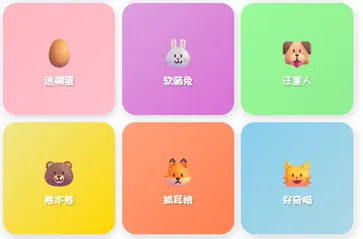
#> input picture Games/assets/img/2024.webp, 363 x 239 px; its folder holds 4 pictures in this run
$ python resize_images.py
#> lines starting #> are read from the running program, lines starting #| are printed output that depends on the picture
"""
图片优化工具
支持：缩放、WebP转换、PNG优化压缩、颜色深度减少、元数据清除
"""

import os
from PIL import Image
import io


def optimize_image(img, output_format='WEBP', quality=80, scale_factor=1.0,
                   reduce_colors=False, color_count=256, remove_metadata=True):
    """
    优化图片

    Args:
        img: PIL Image对象
        output_format: 输出格式 ('WEBP', 'PNG', 'JPEG')
        quality: 质量参数 (1-100)
        scale_factor: 缩放因子
        reduce_colors: 是否减少颜色深度
        color_count: 目标颜色数 (仅PNG有效)
        remove_metadata: 是否移除元数据

    Returns:
        优化后的Image对象和保存参数
    """
    # 1. 缩放处理
    if scale_factor != 1.0:
        original_width, original_height = img.size
        new_width = max(1, int(original_width * scale_factor))
        new_height = max(1, int(original_height * scale_factor))
        img = img.resize((new_width, new_height), Image.LANCZOS)

    # 2. 移除元数据（创建新图像复制像素数据）
    if remove_metadata:
        # 根据模式创建新图像
        if img.mode in ('RGBA', 'LA') or (img.mode == 'P' and 'transparency' in img.info):
            clean_img = Image.new(img.mode, img.size)
        else:
            clean_img = Image.new('RGB' if img.mode != 'L' else 'L', img.size)
        clean_img.paste(img)
        img = clean_img

    # 3. 减少颜色深度（仅对PNG有效）
    if reduce_colors and output_format == 'PNG':
        if img.mode != 'P':
            img = img.convert('P', palette=Image.ADAPTIVE, colors=color_count)
        else:
            img = img.quantize(colors=color_count, method=2)

    return img


def save_optimized_image(img, filepath, output_format='WEBP', quality=80):
    """
    保存优化后的图片

    Args:
        img: PIL Image对象
        filepath: 保存路径
        output_format: 输出格式
        quality: 质量参数

    Returns:
        文件大小（字节）
    """
    save_kwargs = {}

    if output_format == 'WEBP':
        save_kwargs = {'format': 'WEBP', 'quality': quality, 'method': 6}
        # 如果原图有透明通道，保留透明度
        if img.mode in ('RGBA', 'LA'):
            save_kwargs['lossless'] = False
    elif output_format == 'PNG':
        save_kwargs = {'format': 'PNG', 'optimize': True}
    elif output_format == 'JPEG':
        save_kwargs = {'format': 'JPEG', 'quality': quality, 'optimize': True}
        # JPEG不支持透明，转换为RGB
        if img.mode in ('RGBA', 'LA', 'P'):
            background = Image.new('RGB', img.size, (255, 255, 255))
            if img.mode == 'P':
                img = img.convert('RGBA')
            background.paste(img, mask=img.split()[-1] if img.mode in ('RGBA', 'LA') else None)
            img = background

    img.save(filepath, **save_kwargs)
    return os.path.getsize(filepath)


def process_images(directory, scale_factor=0.6, output_format='WEBP', quality=80,
                   reduce_colors=False, color_count=256, remove_metadata=True):
    """
    批量处理目录下的图片

    Args:
        directory: 图片目录
        scale_factor: 缩放因子 (0-1)
        output_format: 输出格式 ('WEBP', 'PNG', 'JPEG')
        quality: 质量参数 (1-100)
        reduce_colors: 是否减少颜色深度
        color_count: 颜色数量
        remove_metadata: 是否移除元数据
    """
#> called with directory = 'Games/assets/img', scale_factor = 0.6, output_format = 'WEBP', quality = 80, reduce_colors = False, color_count = 256, remove_metadata = True
    # 确保目录存在
    if not os.path.exists(directory):
        print(f"目录不存在: {directory}")
        return

    # 支持的图片格式
    supported_formats = ('.png', '.jpg', '.jpeg', '.bmp', '.gif', '.webp')

    # 获取目录下所有图片文件（排除backup目录）
    image_files = []
    for f in os.listdir(directory):
        filepath = os.path.join(directory, f)
        if os.path.isfile(filepath) and f.lower().endswith(supported_formats):
            image_files.append(f)

    if not image_files:
        print("未找到任何图片文件")
        return

    print(f"找到 {len(image_files)} 个图片文件")

    # 创建备份目录
    backup_dir = os.path.join(directory, "backup")
    if not os.path.exists(backup_dir):
        os.makedirs(backup_dir)
        print(f"创建备份目录: {backup_dir}")

    # 统计信息
    total_original_size = 0
    total_new_size = 0
    processed_count = 0

    # 处理每个图片文件
    for filename in image_files:
        try:
            filepath = os.path.join(directory, filename)
            original_size = os.path.getsize(filepath)
            total_original_size += original_size

            # 打开图片
            with Image.open(filepath) as img:
#> img is the input picture: PIL image 363x239 RGB; mean R, G, B 216.8, 196.7, 171.7
                original_width, original_height = img.size
#> original_width = 363; original_height = 239

                # 备份原图
                backup_path = os.path.join(backup_dir, filename)
                img.save(backup_path)

                # 优化图片
                optimized_img = optimize_image(
                    img,
                    output_format=output_format,
                    quality=quality,
                    scale_factor=scale_factor,
                    reduce_colors=reduce_colors,
                    color_count=color_count,
                    remove_metadata=remove_metadata
                )
#> in optimize_image, `img = img.resize((new_width, new_height), Image.LANCZOS)`:
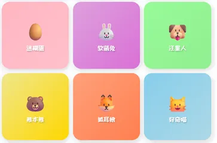
#> img: PIL image 217x143 RGB; mean R, G, B 216.7, 196.7, 171.7
#> in optimize_image, `clean_img = Image.new('RGB' if img.mode != 'L' else 'L', img.size)`: clean_img: PIL image 217x143 RGB; every value is 0

                # 确定新文件名
                name_without_ext = os.path.splitext(filename)[0]
                if output_format == 'WEBP':
                    new_filename = f"{name_without_ext}.webp"
                elif output_format == 'JPEG':
                    new_filename = f"{name_without_ext}.jpg"
                else:
                    new_filename = filename

                new_filepath = os.path.join(directory, new_filename)

                # 保存优化后的图片
                new_size = save_optimized_image(optimized_img, new_filepath, output_format, quality)
#> new_size = 2580
                total_new_size += new_size
#> total_new_size = 2580

                # 计算新尺寸
                new_width, new_height = optimized_img.size
#> new_width = 217; new_height = 143

                # 计算压缩率
                reduction = (1 - new_size / original_size) * 100
#> reduction = 46.94

                print(f"✓ {filename} -> {new_filename}:")
                print(f"  尺寸: {original_width}x{original_height} -> {new_width}x{new_height}")
#|   尺寸: 363x239 -> 217x143
                print(f"  大小: {original_size/1024:.1f}KB -> {new_size/1024:.1f}KB (减少 {reduction:.1f}%)")
#|   大小: 4.7KB -> 2.5KB (减少 46.9%)

                # 如果格式改变，删除原文件
                if new_filename != filename:
                    os.remove(filepath)
                    print(f"  已删除原文件: {filename}")

                processed_count += 1

        except Exception as e:
            print(f"✗ 处理 {filename} 时出错: {str(e)}")
            import traceback
            traceback.print_exc()

    # 打印总结
    print("\n" + "="*50)
    print("处理完成！")
    print(f"成功处理: {processed_count}/{len(image_files)} 个文件")
    print(f"总大小: {total_original_size/1024:.1f}KB -> {total_new_size/1024:.1f}KB")
    if total_original_size > 0:
        total_reduction = (1 - total_new_size / total_original_size) * 100
        print(f"总压缩率: {total_reduction:.1f}%")
    print(f"原图已备份到: {backup_dir}")


if __name__ == "__main__":
    # 设置图片目录路径
    image_directory = os.path.dirname(os.path.abspath(__file__))

    print("="*50)
    print("图片优化工具 v2.0")
    print("="*50)
    print(f"目标目录: {image_directory}")
    print()

    # ========== 配置参数 ==========
    # 1. 缩放设置
    scale = 0.6  # 缩放因子 (0-1)，1.0表示不缩放

    # 2. 输出格式选择: 'WEBP' (推荐), 'PNG', 'JPEG'
    output_format = 'WEBP'

    # 3. 质量参数 (1-100)，越高质量越好但体积越大
    quality = 80

    # 4. 是否减少颜色深度（仅PNG有效）
    reduce_colors = False
    color_count = 256  # 目标颜色数

    # 5. 是否移除元数据
    remove_metadata = True
    # ================================

    print("当前配置:")
    print(f"  缩放因子: {scale}")
    print(f"  输出格式: {output_format}")
    print(f"  质量参数: {quality}")
    print(f"  减少颜色: {reduce_colors}" + (f" ({color_count}色)" if reduce_colors else ""))
    print(f"  移除元数据: {remove_metadata}")
    print()
    print("提示:")
    print("  - WEBP格式通常比PNG小25-35%，质量相当")
    print("  - 质量参数70-85是性价比最高的区间")
    print("  - 减少颜色深度适合简单图形，照片不建议使用")
    print("="*50)
    print()

    # 执行优化
    process_images(
        image_directory,
        scale_factor=scale,
        output_format=output_format,
        quality=quality,
        reduce_colors=reduce_colors,
        color_count=color_count,
        remove_metadata=remove_metadata
    )
